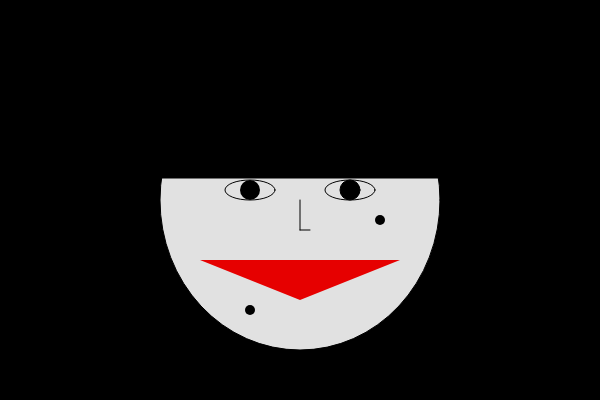
Frame 1 (no input)
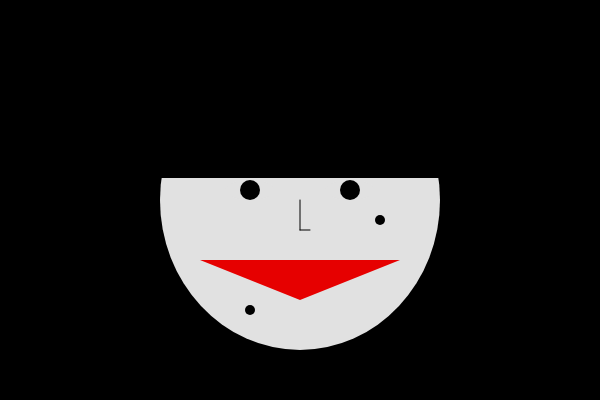
Frame 60 (no input)
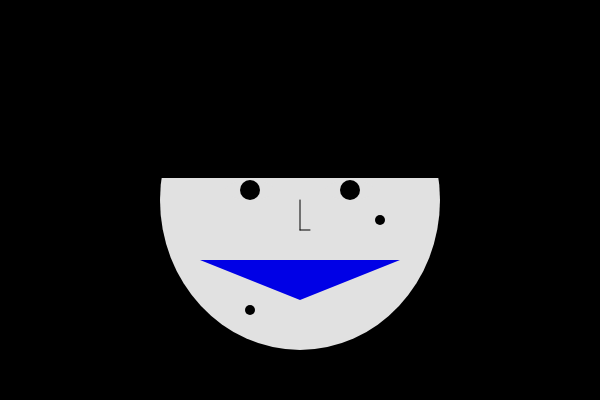
Frame 120 (the mouse pressed at the canvas centre since frame 60)

The p5.js sketch that drew these frames (run headless with seeded random() and noise() and a simulated clock; from frame 60 on, the mouse is pressed at the canvas centre):

// p5.js sketch
// ── sketch.js
let x, y;

function setup() {
  createCanvas(600, 400);
  x = 250;
  y = 190;
}

function draw() {
  background(0);

  fill(225);
  ellipse(300, 200, 280, 300);

  fill(225);
  ellipse(250, 190, 50, 20);
  ellipse(350, 190, 50, 20);
  
  fill(0);
  ellipse(350, 190, 20, 20);

  fill(0);
  rect(1, 1, 500, 177);

  stroke(0);
  line(300, 200, 300, 230);
  line(300, 230, 310, 230);

  noStroke();
  let middleX = width / 2;
  if (mouseX < middleX) {
    fill(230, 0, 0);
  } else {
    fill(0, 0, 230);
  }
  triangle(200, 260, 400, 260, 300, 300);

  fill(0);
  ellipse(250, 310, 10, 10);
  ellipse(380, 220, 10, 10);

  fill(0);
  ellipse(x, y, 20, 20);
}

function keyPressed() {
  if (keyCode === LEFT_ARROW) {
    x -= 10;
  } else if (keyCode === RIGHT_ARROW) {
    x += 10;
  } else if (keyCode === UP_ARROW) {
    y -= 10;
  } else if (keyCode === DOWN_ARROW) {
    y += 10;
  }

  x = constrain(x, 230, 270);
  y = constrain(y, 180, 200);
}

let recorder, chunks = [];

function keyTyped() {
  if (key === 'v') { 
    const stream = document.querySelector('canvas').captureStream(30);
    recorder = new MediaRecorder(stream, { mimeType: 'video/webm' });
    recorder.ondataavailable = e => chunks.push(e.data);
    recorder.onstop = e => {
      const blob = new Blob(chunks, { type: 'video/webm' });
      const a = document.createElement('a');
      a.href = URL.createObjectURL(blob);
      a.download = 'mySketch.webm';
      a.click();
      chunks = [];
    };
    recorder.start();
    setTimeout(() => recorder.stop(), 10000);
  }
}
